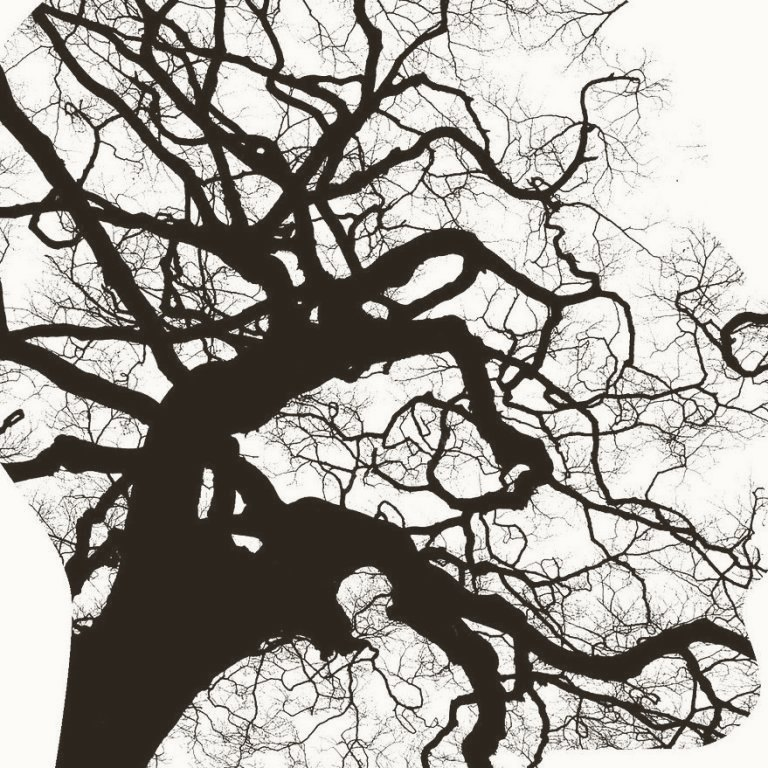
#> input picture assets/img/baum-kopf.jpg, 768 x 768 px
$ python bilder-toenen.py ../assets/img/baum-kopf.jpg
#> lines starting #> are read from the running program, lines starting #| are printed output that depends on the picture
#!/usr/bin/env python3
"""
Tönt ein Schwarzweißbild in die warmen Farben der Website ein.

Derzeit nutzt die Website nur Farbfotos; dieses Skript steht für den Fall
bereit, dass später Schwarzweißmotive dazukommen. Reines Schwarzweiß wirkt
auf dem beigen Grund wie ein aufgesetzter weißer Kasten. Das Skript bildet
die Graustufen stattdessen auf die Palette ab:
Schwarz wird zum dunklen Warmbraun, Weiß zum beigen Seitengrund.
Das Bild fügt sich dadurch nahtlos ein.

Aufruf im Projektordner:

    python3 werkzeuge/bilder-toenen.py assets/img/mein-schwarzweissbild.jpg

Die Datei wird ersetzt; die zugehörige .webp wird mit erzeugt. Sinnvoll nur
für Schwarzweißaufnahmen – Farbfotos verlieren dabei ihre Farben.

Voraussetzung: pip install Pillow
"""

import os
import sys

try:
    from PIL import Image
except ImportError:
    sys.exit('Die Bibliothek Pillow fehlt. Bitte zuerst installieren:\n\n'
             '    pip install Pillow\n')

# Die Endpunkte entsprechen --c-accent-dark und --c-bg aus style.css
DUNKEL = (43, 37, 30)      # #2b251e
HELL = (244, 235, 221)     # #f4ebdd


def toenen(pfad: str) -> None:
#> called with pfad = '../assets/img/baum-kopf.jpg'
    if not os.path.exists(pfad):
        sys.exit(f'Datei nicht gefunden: {pfad}')

    bild = Image.open(pfad).convert('L')

    # Für jeden der 256 Graustufenwerte die Zielfarbe berechnen
    tabelle = []
    for kanal in range(3):
        tabelle += [
            round(DUNKEL[kanal] + (HELL[kanal] - DUNKEL[kanal]) * wert / 255)
            for wert in range(256)
        ]

    getoent = bild.convert('RGB')
    getoent = getoent.point(tabelle)
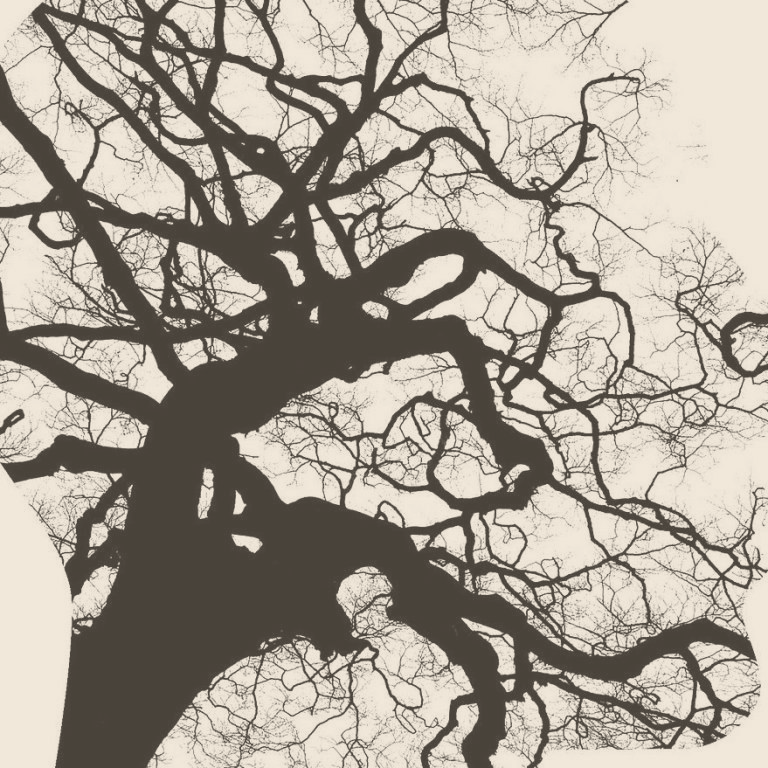
#> getoent: PIL image 768x768 RGB; mean R, G, B 168.8, 161, 149.5

    basis = os.path.splitext(pfad)[0]
    getoent.save(basis + '.jpg', 'JPEG', quality=86, optimize=True, progressive=True)
    getoent.save(basis + '.webp', 'WEBP', quality=86, method=6)

    print(f'  {os.path.basename(basis)}: getönt '
          f'({os.path.getsize(basis + ".jpg") // 1024} KB JPEG, '
          f'{os.path.getsize(basis + ".webp") // 1024} KB WebP)')


def main() -> None:
    if len(sys.argv) < 2 or sys.argv[1] in ('-h', '--hilfe', '--help'):
        print(__doc__)
        return

    for pfad in sys.argv[1:]:
        toenen(pfad)


if __name__ == '__main__':
    main()

$ run again, on assets/img/portraet.jpg
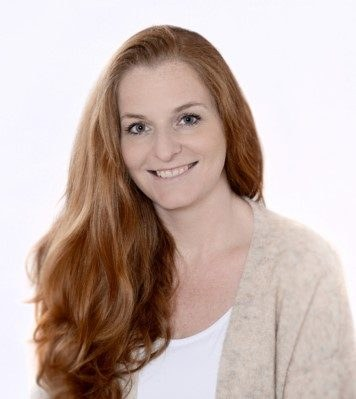
#> input picture assets/img/portraet.jpg, 356 x 399 px
#> in toenen, `bild = Image.open(pfad).convert('L')`:
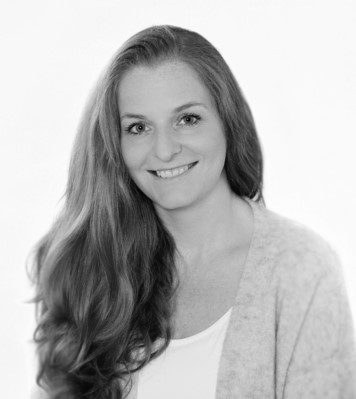
#> bild: PIL image 356x399 L; min 0, max 255, mean 183.2
#> in toenen, `getoent = getoent.point(tabelle)`:
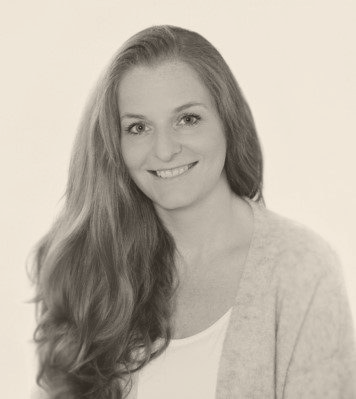
#> getoent: PIL image 356x399 RGB; mean R, G, B 187.3, 179.2, 167.3

$ run again, on assets/img/praxis-bilderwand.jpg
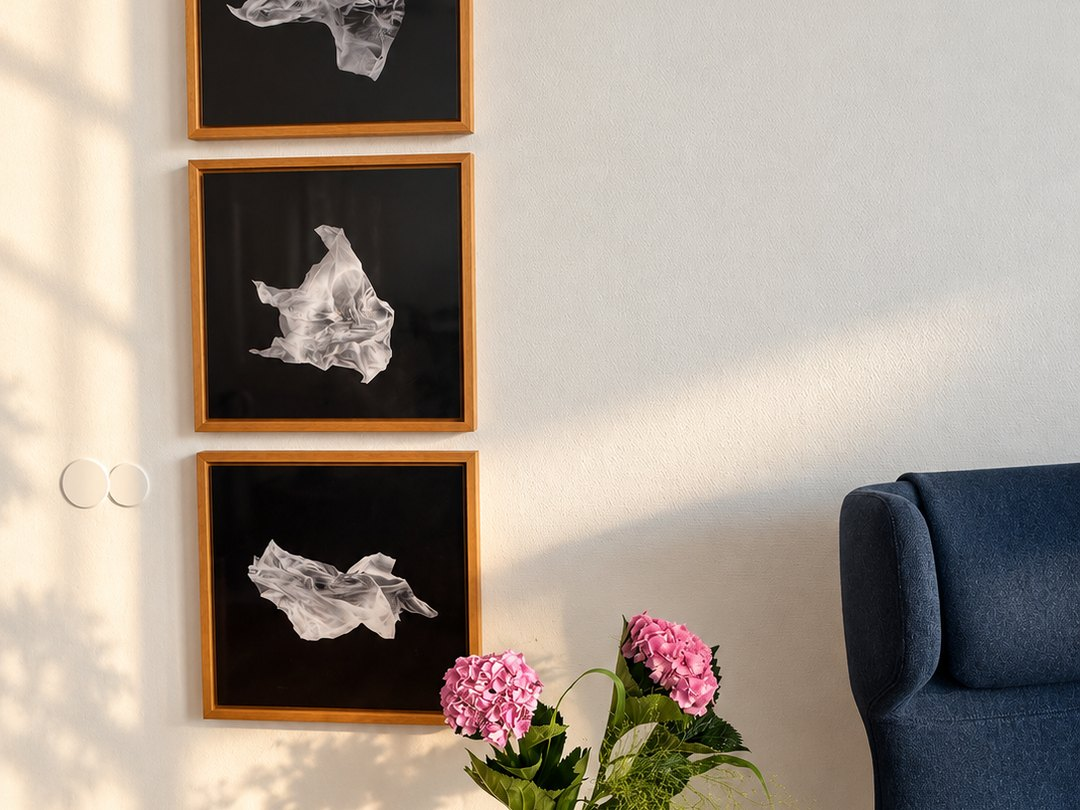
#> input picture assets/img/praxis-bilderwand.jpg, 1080 x 810 px
#> in toenen, `bild = Image.open(pfad).convert('L')`:
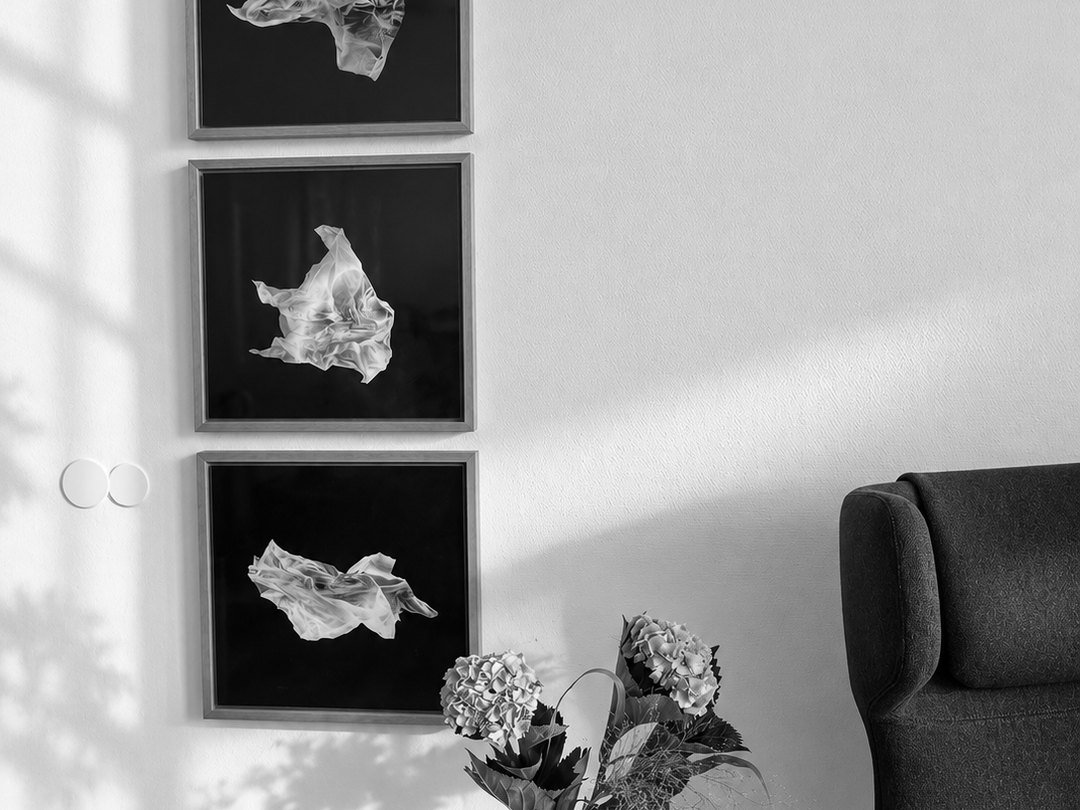
#> bild: PIL image 1080x810 L; min 0, max 254, mean 152.8
#> in toenen, `getoent = getoent.point(tabelle)`:
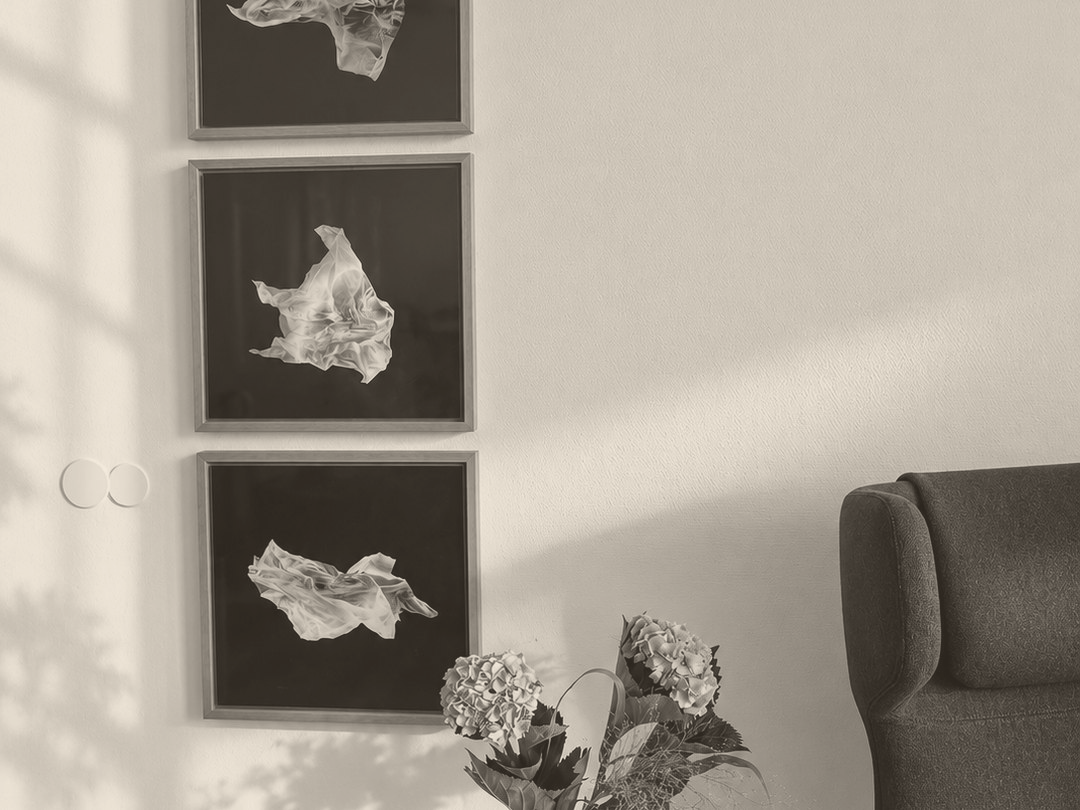
#> getoent: PIL image 1080x810 RGB; mean R, G, B 163.5, 155.7, 144.5

$ run again, on assets/img/praxis-licht.jpg
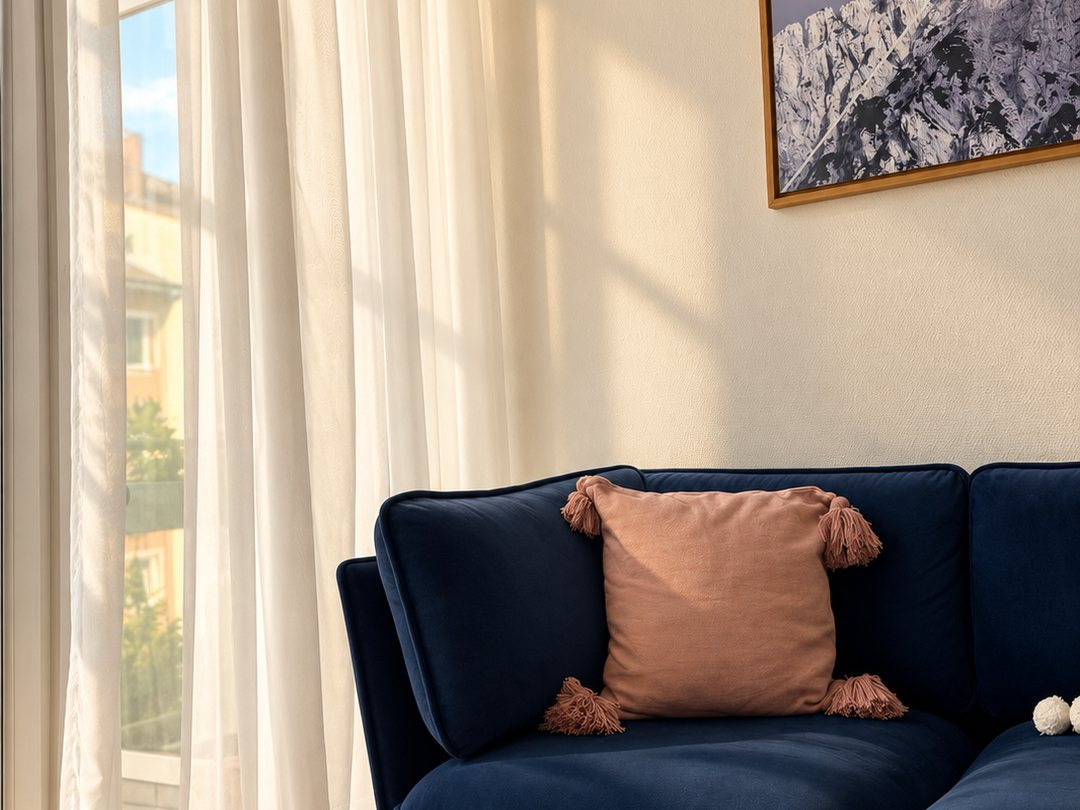
#> input picture assets/img/praxis-licht.jpg, 1080 x 810 px
#> in toenen, `bild = Image.open(pfad).convert('L')`:
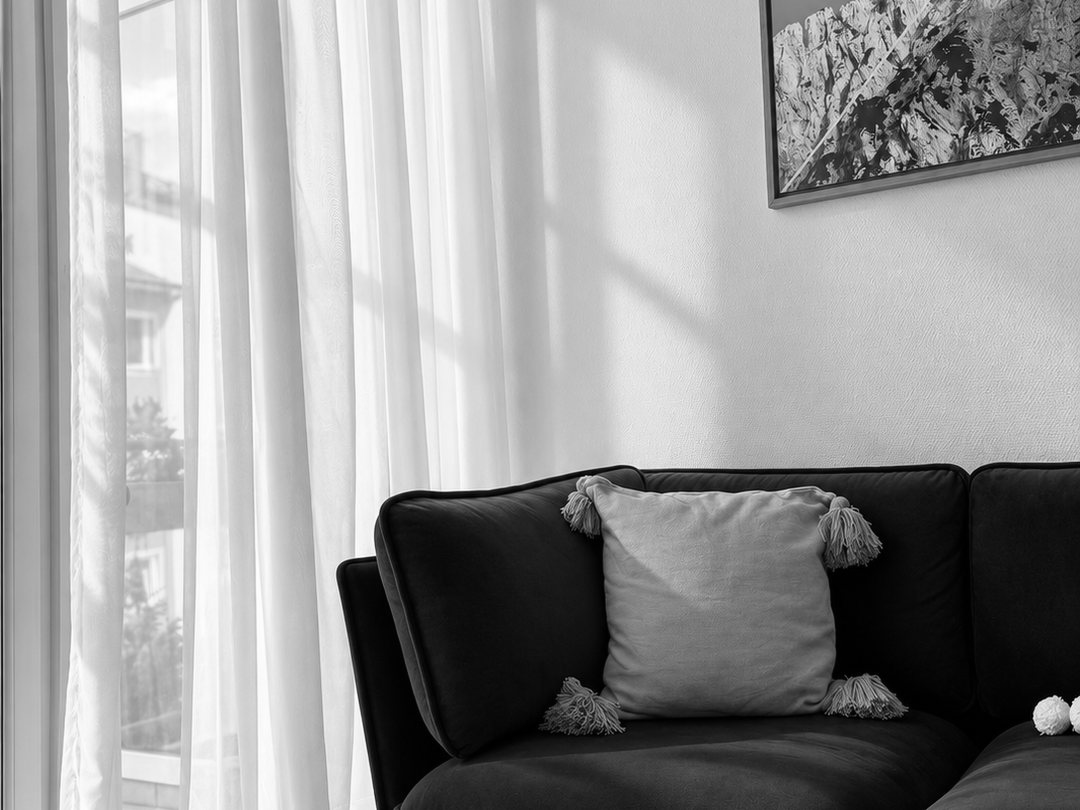
#> bild: PIL image 1080x810 L; min 0, max 255, mean 152.8
#> in toenen, `getoent = getoent.point(tabelle)`:
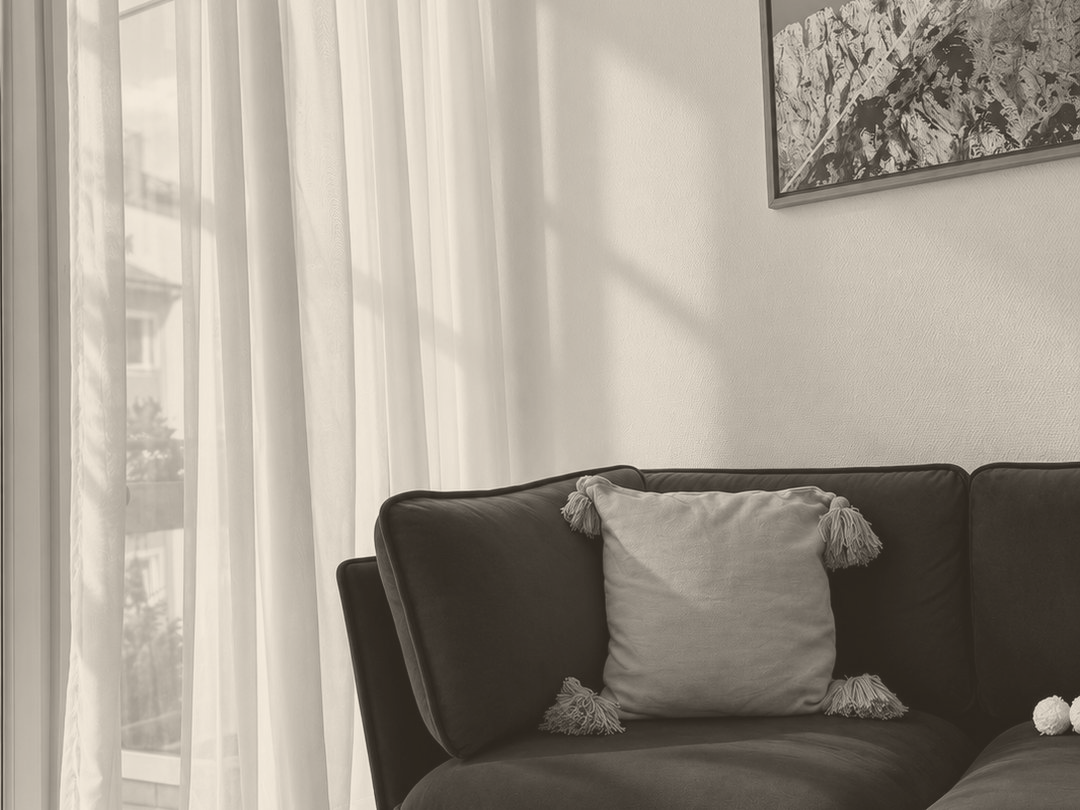
#> getoent: PIL image 1080x810 RGB; mean R, G, B 163.4, 155.6, 144.5
